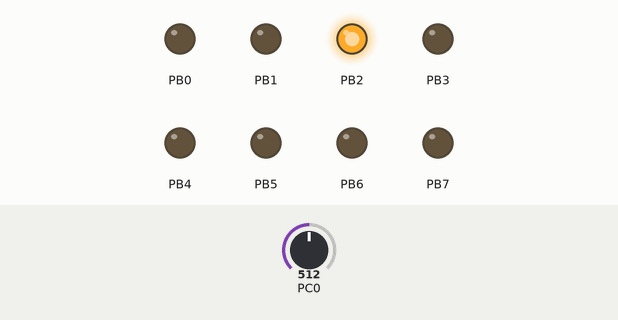
This program was run on a simulated ATmega328P, built with avr-gcc and emulated at 8 MHz. Parts: output pins drawn as LEDs (lit = HIGH). Inputs (shaded band) come from the test bench; at power-on: PC0 = 512. What the program prints to the serial monitor is not drawn.

Above: at 1.3 s.
1.4 s: PC0 set to 489
At 2.7 s:
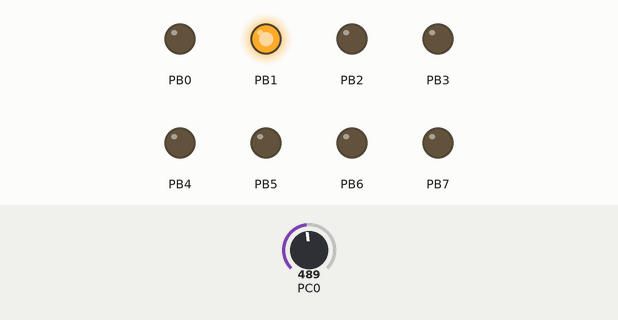
3.0 s: PC0 set to 510
At 4.2 s:
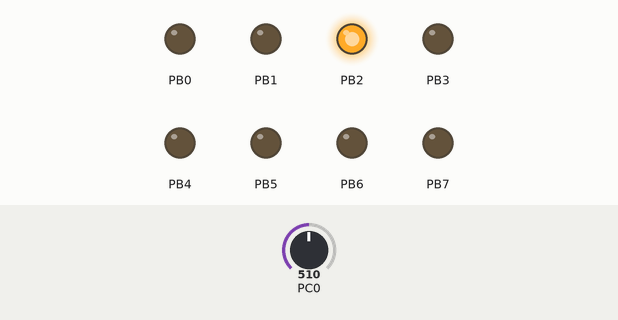
4.5 s: PC0 set to 490
At 5.7 s:
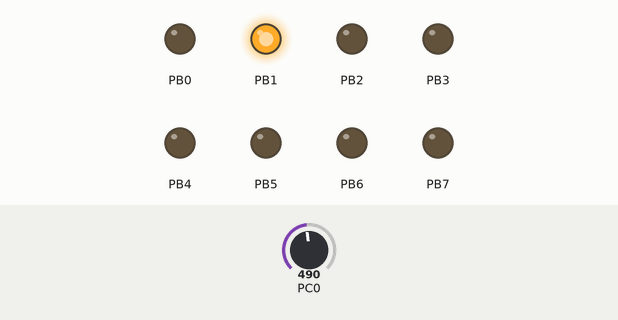
Timing chart, 0 to 7.5 s (numbered marks = the images above; inputs shaded):
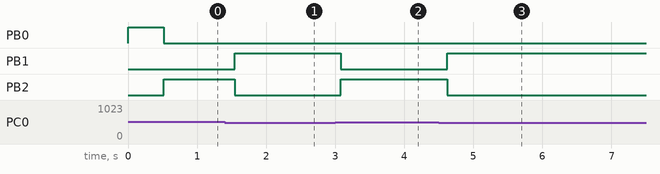

Measured:
- the behaviour switches between 501 and 500 on PC0 (found by bisection; images 0 and 1)
- after the input at 1.4 s, PB1: LOW → HIGH after 0.15 s; PB2: HIGH → LOW after 0.15 s
- after the input at 3.0 s, PB1: HIGH → LOW after 0.08 s; PB2: LOW → HIGH after 0.08 s
- after the input at 4.5 s, PB1: LOW → HIGH after 0.12 s; PB2: HIGH → LOW after 0.12 s

The program:

main.c
```c
/*
 * AdcUsartSendDataToVMscreen.c
 *
 * Created: 15-Nov-17 11:10:40 PM
 * Author : Tamim
 */


#define F_CPU 8000000UL
#include <avr/io.h>
#include <util/delay.h>
#include <stdlib.h>
#define BAUDRATE 19200
#define BAUD_PRESCALLER (((F_CPU / (BAUDRATE * 8UL))) - 1)

//Declaration of our functions
void USART_init(void)
    {
		UBRR0H = (uint8_t)(BAUD_PRESCALLER>>8);
		UBRR0L = (uint8_t)(BAUD_PRESCALLER);
		UCSR0B = (1<<RXEN0)|(1<<TXEN0);
		UCSR0C = (3<<UCSZ00);
    }
unsigned char USART_receive(void)
    {
		while(!(UCSR0A & (1<<RXC0)));
		return UDR0;
    }
void USART_send( unsigned char data)
    {
		while(!(UCSR0A & (1<<UDRE0)));
		UDR0 = data;
    }
void USART_putstring(char* StringPtr)
    {
		while(*StringPtr != 0x00){
			USART_send(*StringPtr);
		StringPtr++;}
	}

int main(void)
{
	USART_init();
	// USART_send( unsigned char data);
	uint16_t adc_value;
	DDRB =0xff;
	ADMUX=(1<<REFS0)|(0<<MUX0)|(0<<MUX1)|(0<<MUX2)|(0<<MUX3);  // ref is enabled and ADC0 is selected for Mux 0000
	ADCSRA=(1<<ADEN)|(1<<ADPS0)|(1<<ADPS1)|(1<<ADPS2)|(1<<ADSC);

	while (1)
	{
		ADCSRA|=(1<<ADSC); //start conversion
		while(ADCSRA &(1<<ADSC))
		adc_value=ADC;
		//uint16_t x=adc_value;
		char xx[4];
		utoa(adc_value,xx,10);
		USART_putstring("Value: ");
		USART_putstring(xx);


		if (adc_value<=300)

		{
			PORTB=0b00000001;
			USART_putstring("LOW");
			_delay_ms(500);

		}
		else if((adc_value>300)&&(adc_value<=500))
		{
			PORTB=0b00000010;
			USART_putstring("MID");
			_delay_ms(500);

		}
		else
		{
			PORTB=0b00000100;
			USART_putstring("HIGH");
			_delay_ms(500);

		}

		USART_send('\r');


	}
}
```
